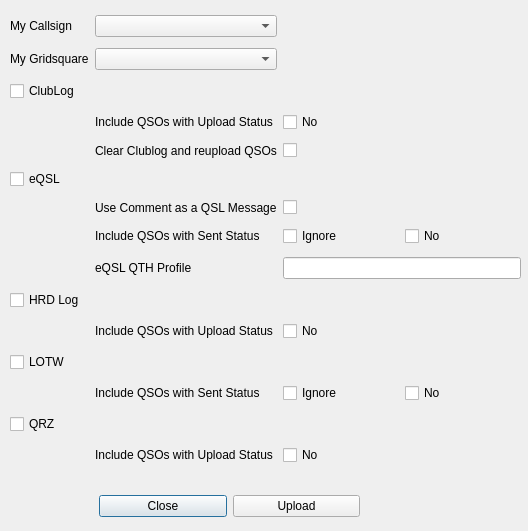
<?xml version="1.0" encoding="UTF-8"?>
<ui version="4.0">
 <class>MultiQSOUpload</class>
 <widget class="QDialog" name="MultiQSOUpload">
  <property name="geometry">
   <rect>
    <x>0</x>
    <y>0</y>
    <width>528</width>
    <height>531</height>
   </rect>
  </property>
  <property name="windowTitle">
   <string>MultiQSO Uploader</string>
  </property>
  <widget class="QWidget" name="gridLayoutWidget">
   <property name="geometry">
    <rect>
     <x>10</x>
     <y>10</y>
     <width>511</width>
     <height>468</height>
    </rect>
   </property>
   <layout class="QGridLayout" name="gridLayout">
    <item row="10" column="1">
     <widget class="QLabel" name="addlUploadStatusLabel_2">
      <property name="text">
       <string>Include QSOs with Upload Status</string>
      </property>
     </widget>
    </item>
    <item row="4" column="1">
     <widget class="QLabel" name="clearReuploadLabel">
      <property name="text">
       <string>Clear Clublog and reupload QSOs</string>
      </property>
     </widget>
    </item>
    <item row="2" column="0">
     <widget class="QCheckBox" name="ClubLogcheckBox">
      <property name="text">
       <string>ClubLog</string>
      </property>
     </widget>
    </item>
    <item row="12" column="1">
     <widget class="QLabel" name="addlSentStatusLabel">
      <property name="text">
       <string>Include QSOs with Sent Status</string>
      </property>
     </widget>
    </item>
    <item row="8" column="2">
     <widget class="QLineEdit" name="qthProfileUploadEdit"/>
    </item>
    <item row="1" column="0">
     <widget class="QLabel" name="MyGridsquareLabel">
      <property name="text">
       <string>My Gridsquare</string>
      </property>
     </widget>
    </item>
    <item row="3" column="1">
     <widget class="QLabel" name="addlUploadStatusLabel">
      <property name="text">
       <string>Include QSOs with Upload Status</string>
      </property>
     </widget>
    </item>
    <item row="14" column="2">
     <widget class="QCheckBox" name="addlUploadStatusN_QRZ">
      <property name="toolTip">
       <string>Under normal circumstances this status means &lt;b&gt;&quot;do not upload&quot;&lt;/b&gt;.&lt;br/&gt;However, it may sometimes be wanted to ignore this setting when uploading a QSL.</string>
      </property>
      <property name="text">
       <string>No</string>
      </property>
     </widget>
    </item>
    <item row="7" column="1">
     <widget class="QLabel" name="addlSentStatusLabel_2">
      <property name="text">
       <string>&lt;html&gt;&lt;head/&gt;&lt;body&gt;&lt;p&gt;Include QSOs with Sent Status&lt;/p&gt;&lt;/body&gt;&lt;/html&gt;</string>
      </property>
     </widget>
    </item>
    <item row="9" column="0">
     <widget class="QCheckBox" name="HRDLogcheckBox">
      <property name="text">
       <string>HRD Log</string>
      </property>
     </widget>
    </item>
    <item row="13" column="0">
     <widget class="QCheckBox" name="QRZcheckBox">
      <property name="text">
       <string>QRZ</string>
      </property>
     </widget>
    </item>
    <item row="0" column="0">
     <widget class="QLabel" name="MyCallsignLabel">
      <property name="text">
       <string>My Callsign</string>
      </property>
     </widget>
    </item>
    <item row="12" column="2">
     <layout class="QHBoxLayout" name="horizontalLayout_2">
      <item>
       <widget class="QCheckBox" name="addlSentStatusI_Lotw">
        <property name="toolTip">
         <string>Under normal circumstances this status means &lt;b&gt;&quot;Ignore/Invalid&quot;&lt;/b&gt;.&lt;br/&gt;However, it may sometimes be wanted to ignore this setting when sending a QSL.</string>
        </property>
        <property name="text">
         <string>Ignore</string>
        </property>
       </widget>
      </item>
      <item>
       <widget class="QCheckBox" name="addlSentStatusN_Lotw">
        <property name="toolTip">
         <string>Under normal circumstances this status means &lt;b&gt;&quot;do not send&quot;&lt;/b&gt;.&lt;br/&gt;However, it may sometimes be wanted to ignore this setting when sending a QSL.</string>
        </property>
        <property name="text">
         <string>No</string>
        </property>
       </widget>
      </item>
     </layout>
    </item>
    <item row="5" column="0">
     <widget class="QCheckBox" name="eQSLcheckBox">
      <property name="text">
       <string>eQSL</string>
      </property>
     </widget>
    </item>
    <item row="4" column="2">
     <widget class="QCheckBox" name="clearReuploadCheckbox_ClubLog">
      <property name="toolTip">
       <string>This option deletes all QSOs in the Clublog&lt;br&gt;and based on filter, it uploads all QSOs regardless of their status.</string>
      </property>
      <property name="text">
       <string/>
      </property>
     </widget>
    </item>
    <item row="11" column="0">
     <widget class="QCheckBox" name="LoTWcheckBox">
      <property name="text">
       <string>LOTW</string>
      </property>
     </widget>
    </item>
    <item row="3" column="2">
     <widget class="QCheckBox" name="addlUploadStatusN_ClubLog">
      <property name="toolTip">
       <string>Under normal circumstances this status means &lt;b&gt;&quot;do not upload&quot;&lt;/b&gt;.&lt;br/&gt;However, it may sometimes be wanted to ignore this setting when uploading a QSL.</string>
      </property>
      <property name="text">
       <string>No</string>
      </property>
     </widget>
    </item>
    <item row="7" column="2">
     <layout class="QHBoxLayout" name="horizontalLayout">
      <item>
       <widget class="QCheckBox" name="addlSentStatusI_eQSL">
        <property name="toolTip">
         <string>Under normal circumstances this status means &lt;b&gt;&quot;Ignore/Invalid&quot;&lt;/b&gt;.&lt;br/&gt;However, it may sometimes be wanted to ignore this setting when sending a QSL.</string>
        </property>
        <property name="text">
         <string>Ignore</string>
        </property>
       </widget>
      </item>
      <item>
       <widget class="QCheckBox" name="addlSentStatusN_eQSL">
        <property name="toolTip">
         <string>Under normal circumstances this status means &lt;b&gt;&quot;do not send&quot;&lt;/b&gt;.&lt;br/&gt;However, it may sometimes be wanted to ignore this setting when sending a QSL.</string>
        </property>
        <property name="text">
         <string>No</string>
        </property>
       </widget>
      </item>
     </layout>
    </item>
    <item row="8" column="1">
     <widget class="QLabel" name="qthProfileUploadLabel">
      <property name="text">
       <string>eQSL QTH Profile</string>
      </property>
     </widget>
    </item>
    <item row="1" column="1">
     <widget class="QComboBox" name="myGridCombo"/>
    </item>
    <item row="14" column="1">
     <widget class="QLabel" name="addlUploadStatusLabel_3">
      <property name="text">
       <string>Include QSOs with Upload Status</string>
      </property>
     </widget>
    </item>
    <item row="0" column="1">
     <widget class="QComboBox" name="myCallsignCombo"/>
    </item>
    <item row="6" column="1">
     <widget class="QLabel" name="uploadcommentLabel">
      <property name="text">
       <string>Use Comment as a QSL Message</string>
      </property>
     </widget>
    </item>
    <item row="6" column="2">
     <widget class="QCheckBox" name="uploadcommentCheck">
      <property name="text">
       <string/>
      </property>
     </widget>
    </item>
    <item row="10" column="2">
     <widget class="QCheckBox" name="addlUploadStatusN_HRD">
      <property name="toolTip">
       <string>Under normal circumstances this status means &lt;b&gt;&quot;do not upload&quot;&lt;/b&gt;.&lt;br/&gt;However, it may sometimes be wanted to ignore this setting when uploading a QSL.</string>
      </property>
      <property name="text">
       <string>No</string>
      </property>
     </widget>
    </item>
   </layout>
  </widget>
  <widget class="QWidget" name="horizontalLayoutWidget_3">
   <property name="geometry">
    <rect>
     <x>99</x>
     <y>490</y>
     <width>261</width>
     <height>32</height>
    </rect>
   </property>
   <layout class="QHBoxLayout" name="horizontalLayout_3">
    <item>
     <widget class="QPushButton" name="cancelButton">
      <property name="text">
       <string>Close</string>
      </property>
     </widget>
    </item>
    <item>
     <widget class="QPushButton" name="uploadButton">
      <property name="text">
       <string>Upload</string>
      </property>
     </widget>
    </item>
   </layout>
  </widget>
 </widget>
 <resources/>
 <connections>
  <connection>
   <sender>uploadButton</sender>
   <signal>clicked()</signal>
   <receiver>MultiQSOUpload</receiver>
   <slot>upload()</slot>
   <hints>
    <hint type="sourcelabel">
     <x>99</x>
     <y>265</y>
    </hint>
    <hint type="destinationlabel">
     <x>199</x>
     <y>149</y>
    </hint>
   </hints>
  </connection>
  <connection>
   <sender>cancelButton</sender>
   <signal>clicked()</signal>
   <receiver>MultiQSOUpload</receiver>
   <slot>reject()</slot>
   <hints>
    <hint type="sourcelabel">
     <x>239</x>
     <y>265</y>
    </hint>
    <hint type="destinationlabel">
     <x>180</x>
     <y>149</y>
    </hint>
   </hints>
  </connection>
 </connections>
 <slots>
  <slot>upload()</slot>
 </slots>
</ui>
